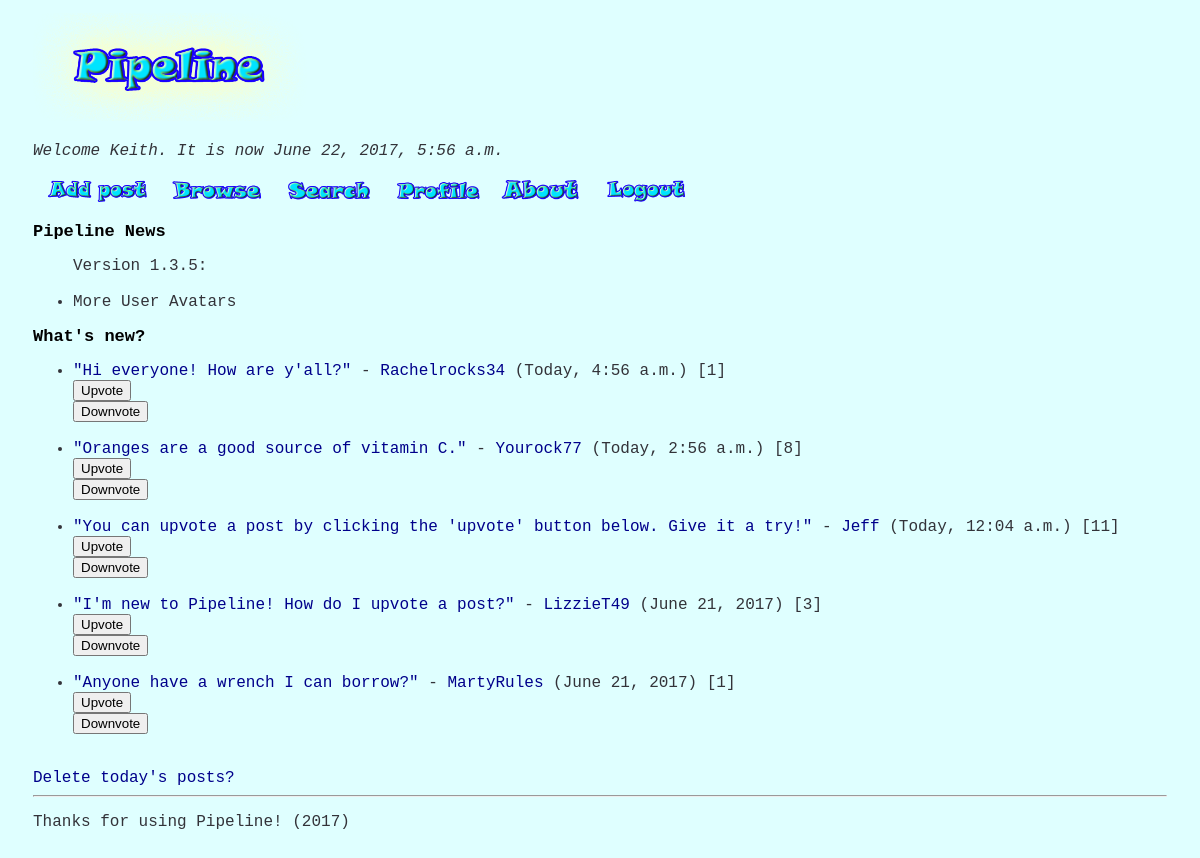
The page / (signed in) on the database its author committed.
### posts/models.py (models this page shows, shortened)
class Post(models.Model):
    message = models.CharField(max_length=100)
    post_date = models.DateTimeField()
    user = models.ForeignKey(User, null = True, blank = True)
    votes = models.IntegerField()

### pipeline/views.py (the view)
# urls.py: url(r'^$', homepage),
def homepage(request):
    first_name = 'guest'
    now = datetime.datetime.now()
    posts = sort_posts_recent(Post.objects.all())
    posts = posts[0:5]             #Cuts list of posts short for homepage
    if request.user.username:
        username = request.user.username
        first_name = request.user.first_name
    else:
        username = 'guest'
    return render(request, 'homepage.html', {'current_date': now, 'posts': posts, 'username': username, 'first_name': first_name})

### pipeline/views.py (called while the page is built)
def sort_posts_recent(posts_data):
    post_tuples = [(single_post.post_date, single_post) for single_post in posts_data]
    sorted_posts = [item[1] for item in sorted(post_tuples, key=lambda tup: tup[0], reverse=True)]
    return sorted_posts

### templates/homepage.html (shortened to what this page needs)
{% extends "base.html" %}
{% block content %}
<p><i>Welcome {{ first_name | capfirst }}. It is now {{ current_date }}</i></p>
{% load static %}
<a href = "addpost"><img src = "{% static 'pipeline/add_post.png' %}" alt = "Add Post" width = "130px" ></a>
<a href = "browse/new"><img src = "{% static 'pipeline/browse.png' %}" alt = "Browse" width = "100px" ></a> &nbsp;
<a href = "search"><img src = "{% static 'pipeline/search_term.png' %}" alt = "Search" width = "100px" ></a> &nbsp;
{% if user.username %}
<a href = "profile/{{request.user.id}}"><img src = "{% static 'pipeline/profile.png' %}" alt = "Profile" width = "95px" ></a> &nbsp;
{% else %}
<a href = "profile/0"><img src = "{% static 'pipeline/profile.png' %}" alt = "Profile" width = "95px" ></a> &nbsp;
{% endif %}
<a href = "about"><img src = "{% static 'pipeline/about.png' %}" alt = "About" width = "85px" ></a> &nbsp;&nbsp;
{% if username != 'guest' %}
<a href = "logout"><img src = "{% static 'pipeline/logout.png' %}" alt = "Logout" width = "95px" ></a> &nbsp;
{% endif %}
<h2>Pipeline News</h2>
<ul>Version 1.3.5:
    <li>More User Avatars</li>
</ul>
<h2>What's new?</h2>
<ul>
	{% for post in posts %}
	<li><a href = "/post/{{post.id}}/0">"{{ post.message }}"</a> - <a href = "/profile/{{post.user.id}}">{{ post.user.username | capfirst }}</a> {% if post.post_date.date == current_date.date %}(Today, {{ post.post_date.time }}){% else %}({{ post.post_date.date }}){% endif %} [{{ post.votes }}]</li>
<form action="/post/{{post.id}}/1" method="get">
	<input type="submit" value="Upvote">
</form>
<form action="/post/{{post.id}}/2" method="get">
	<input type="submit" value="Downvote">
</form>
{% endfor %}
</ul>
<a href = "delete">Delete today's posts?</a></br>
{% endblock %}

### templates/base.html (style rules this page uses)
h2 { font-family: monospace; color: black; font-size: 17px; text-decoration: bold }
ul, p { font-family: monospace; color: #333339; font-size: 16px; }
a { font-family: monospace; color: darkblue; text-decoration: none; font-size: 16px; }
body { background-color: #DFFFFF; display: block; padding: 5px 25px; }

### rows shown on the page
Post: message "Hi everyone! How are y'all?", user.username "Rachelrocks34", post_date.time "4:56 a.m.", votes "1"
Post: message "Oranges are a good source of vitamin C.", user.username "Yourock77", post_date.time "2:56 a.m.", votes "8"
Post: message "You can upvote a post by clicking the 'upvote' button below. Give it a try!", user.username "Jeff", post_date.time "12:04 a.m.", votes "11"
Post: message "I'm new to Pipeline! How do I upvote a post?", user.username "LizzieT49", post_date "June 21, 2017", votes "3"
Post: message "Anyone have a wrench I can borrow?", user.username "MartyRules", post_date "June 21, 2017", votes "1"

### other values the page prints
{{ first_name | capfirst }} "Keith"
